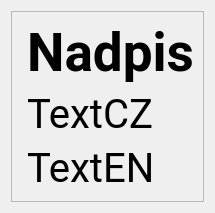
                 <widget class="QWidget" name="page_oznameni">
                  <property name="sizePolicy">
                   <sizepolicy hsizetype="Maximum" vsizetype="Maximum">
                    <horstretch>0</horstretch>
                    <verstretch>0</verstretch>
                   </sizepolicy>
                  </property>
                  <layout class="QGridLayout" name="gridLayout_6">
                   <item row="0" column="0">
                    <layout class="QHBoxLayout" name="horizontalLayout_17">
                     <item>
                      <widget class="QFrame" name="frame_2">
                       <property name="frameShape">
                        <enum>QFrame::StyledPanel</enum>
                       </property>
                       <property name="frameShadow">
                        <enum>QFrame::Raised</enum>
                       </property>
                       <layout class="QHBoxLayout" name="horizontalLayout">
                        <item>
                         <widget class="QLabel" name="label_oznType">
                          <property name="sizePolicy">
                           <sizepolicy hsizetype="Maximum" vsizetype="Preferred">
                            <horstretch>0</horstretch>
                            <verstretch>0</verstretch>
                           </sizepolicy>
                          </property>
                          <property name="font">
                           <font>
                            <family>roboto</family>
                            <pointsize>30</pointsize>
                           </font>
                          </property>
                          <property name="text">
                           <string>&lt;html&gt;&lt;head/&gt;&lt;body&gt;&lt;p&gt;&lt;img src=&quot;:/images/WheelChair&quot;/&gt;&lt;/p&gt;&lt;/body&gt;&lt;/html&gt;</string>
                          </property>
                          <property name="alignment">
                           <set>Qt::AlignLeading|Qt::AlignLeft|Qt::AlignTop</set>
                          </property>
                         </widget>
                        </item>
                        <item>
                         <layout class="QVBoxLayout" name="verticalLayout_11">
                          <item>
                           <widget class="QLabel" name="label_oznTitle">
                            <property name="sizePolicy">
                             <sizepolicy hsizetype="Preferred" vsizetype="Maximum">
                              <horstretch>0</horstretch>
                              <verstretch>0</verstretch>
                             </sizepolicy>
                            </property>
                            <property name="font">
                             <font>
                              <family>roboto</family>
                              <pointsize>40</pointsize>
                              <bold>true</bold>
                             </font>
                            </property>
                            <property name="text">
                             <string>Nadpis</string>
                            </property>
                            <property name="alignment">
                             <set>Qt::AlignCenter</set>
                            </property>
                            <property name="wordWrap">
                             <bool>true</bool>
                            </property>
                           </widget>
                          </item>
                          <item>
                           <widget class="QLabel" name="label_oznTextCs">
                            <property name="font">
                             <font>
                              <family>roboto</family>
                              <pointsize>30</pointsize>
                             </font>
                            </property>
                            <property name="text">
                             <string>TextCZ</string>
                            </property>
                            <property name="wordWrap">
                             <bool>true</bool>
                            </property>
                           </widget>
                          </item>
                          <item>
                           <widget class="QLabel" name="label_oznTextEn">
                            <property name="font">
                             <font>
                              <family>roboto</family>
                              <pointsize>30</pointsize>
                             </font>
                            </property>
                            <property name="text">
                             <string>TextEN</string>
                            </property>
                            <property name="wordWrap">
                             <bool>true</bool>
                            </property>
                           </widget>
                          </item>
                         </layout>
                        </item>
                       </layout>
                      </widget>
                     </item>
                    </layout>
                   </item>
                  </layout>
                 </widget>
